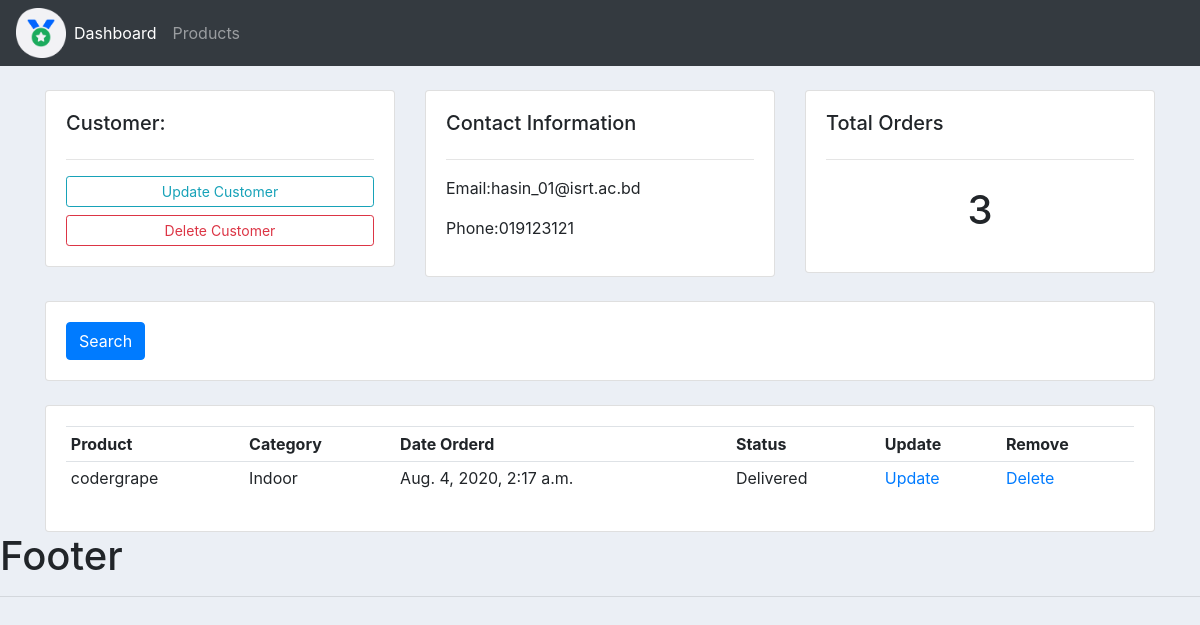
Screenshot of /customer/1 with the database file from the repository.
### accounts/models.py (models this page shows, shortened)
class Customer(models.Model):
	name  		= models.CharField(max_length=100, null=True)
	phone 		= models.CharField(max_length=100, null=True)
	email 		= models.EmailField()
	date_create = models.DateTimeField(auto_now_add=True,null=True)
	class Meta:
		verbose_name 		= 'Customer'
		verbose_name_plural = 'Customers'

class Order(models.Model):
	STATUS = (
			('Pending', 'Pending'),
			('Out for delivery', 'Out for delivery'),
			('Delivered', 'Delivered'),
			)
	customer 		= models.ForeignKey(Customer,null=True,on_delete=models.SET_NULL)
	product  		= models.ForeignKey(Product,null=True,on_delete=models.SET_NULL)
	date_created 	= models.DateTimeField(auto_now_add=True, null=True)
	status 			= models.CharField(max_length=200, null=True, choices=STATUS)
	class Meta:
		verbose_name 		= 'Order'
		verbose_name_plural = 'Orders'

class Product(models.Model):
	CATEGORY  = {
		('Indoor','Indoor'),
		('Out door','Out door'),
	}
	name 		= models.CharField(max_length=100, null=True)
	category 	= models.CharField(max_length=100,null=True, choices=CATEGORY)
	price 		= models.FloatField(null=True)
	description = models.TextField()
	date_create = models.DateTimeField(auto_now_add=True,null=True)
	def __str__(self):
		return self.name
	class Meta:
		verbose_name 		= 'Product'
		verbose_name_plural = 'Products'

### accounts/views.py (the view)
# urls.py: path('customer/<str:pk>', views.customer),
def customer(request,pk):
	customers 	 = Customer.objects.get(id=pk)
	total_orders = Order.objects.count()
	orders = customers.order_set.all()
	context = {
		'customers' : customers,
		'total_orders' : total_orders,
		'orders':orders
	}
	return render(request,'accounts/customer.html',context)

### accounts/templates/accounts/customer.html
{% extends 'accounts/main.html' %}
{% block content %}
<div class="container">
	<br>
<div class="row">
	<div class="col-md">
		<div class="card card-body">
			<h5>Customer:</h5>
			<hr>
			<a class="btn btn-outline-info  btn-sm btn-block" href="">Update Customer</a>
			<a class="btn btn-outline-danger  btn-sm btn-block" href="">Delete Customer</a>
		</div>
	</div>
	<div class="col-md">
		<div class="card card-body">
			<h5>Contact Information</h5>
			<hr>
			<p>Email:{{customers.email}} </p>
			<p>Phone:{{customers.phone}} </p>
		</div>
	</div>
	<div class="col-md">
		<div class="card card-body">
			<h5>Total Orders</h5>
			<hr>
			<h1 style="text-align: center;padding: 10px">{{total_orders}}</h1>
		</div>
	</div>
</div>
<br>
<div class="row">
	<div class="col">
		<div class="card card-body">
			<form method="get">
		    <button class="btn btn-primary" type="submit">Search</button>
		  </form>
		</div>
	</div>
</div>
<br>
<div class="row">
	<div class="col-md">
		<div class="card card-body">
			<table class="table table-sm">
				<tr>
					<th>Product</th>
					<th>Category</th>
					<th>Date Orderd</th>
					<th>Status</th>
					<th>Update</th>
					<th>Remove</th>
				</tr>
				{% for order in orders %}
				<tr>
					<td>{{order.product}}</td>
					<td>{{order.product.category}}</td>
					<td>{{order.date_created}}</td>
					<td>{{order.status}}</td>
					<td><a href="">Update</a></td>
					<td><a href="">Delete</a></td>
				</tr>
				{% endfor %}
			</table>
		</div>
	</div>
</div>
</div>
{% endblock %}

### static/css/main.css (style rules this page uses)
body { background-color: #ebeff5; }

### rows the page displays
Customer: email "hasin_01@isrt.ac.bd", phone "019123121"
Order: product "codergrape", product.category "Indoor", date_created "Aug. 4, 2020, 2:17 a.m.", status "Delivered"

### other values shown
{{ total_orders }} "3"
